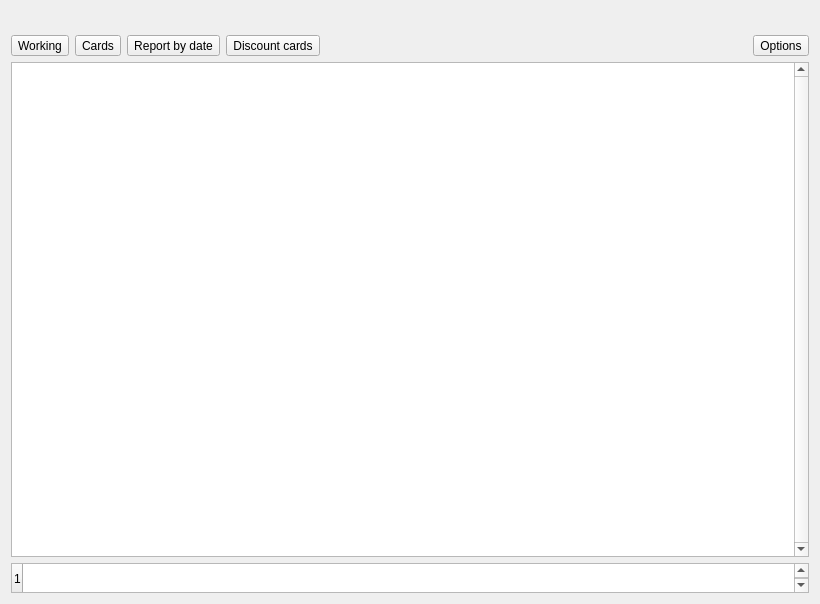
<?xml version="1.0" encoding="UTF-8"?>
<ui version="4.0">
 <class>MainDialog</class>
 <widget class="QDialog" name="MainDialog">
  <property name="geometry">
   <rect>
    <x>0</x>
    <y>0</y>
    <width>820</width>
    <height>604</height>
   </rect>
  </property>
  <property name="windowTitle">
   <string>Bonus system</string>
  </property>
  <layout class="QVBoxLayout" name="verticalLayout">
   <item>
    <widget class="QLabel" name="lbSlogan">
     <property name="font">
      <font>
       <pointsize>12</pointsize>
       <weight>75</weight>
       <bold>true</bold>
      </font>
     </property>
     <property name="text">
      <string/>
     </property>
     <property name="alignment">
      <set>Qt::AlignCenter</set>
     </property>
    </widget>
   </item>
   <item>
    <widget class="QWidget" name="widget" native="true">
     <layout class="QHBoxLayout" name="horizontalLayout">
      <property name="leftMargin">
       <number>0</number>
      </property>
      <property name="topMargin">
       <number>0</number>
      </property>
      <property name="rightMargin">
       <number>0</number>
      </property>
      <property name="bottomMargin">
       <number>0</number>
      </property>
      <item>
       <widget class="QToolButton" name="btnWorking">
        <property name="text">
         <string>Working</string>
        </property>
        <property name="icon">
         <iconset resource="res.qrc">
          <normaloff>:/res/notepad.png</normaloff>:/res/notepad.png</iconset>
        </property>
        <property name="iconSize">
         <size>
          <width>32</width>
          <height>32</height>
         </size>
        </property>
        <property name="toolButtonStyle">
         <enum>Qt::ToolButtonTextUnderIcon</enum>
        </property>
       </widget>
      </item>
      <item>
       <widget class="QToolButton" name="btnCards">
        <property name="text">
         <string>Cards</string>
        </property>
        <property name="icon">
         <iconset resource="res.qrc">
          <normaloff>:/res/card.png</normaloff>:/res/card.png</iconset>
        </property>
        <property name="iconSize">
         <size>
          <width>32</width>
          <height>32</height>
         </size>
        </property>
        <property name="toolButtonStyle">
         <enum>Qt::ToolButtonTextUnderIcon</enum>
        </property>
       </widget>
      </item>
      <item>
       <widget class="QToolButton" name="btnReportByDate">
        <property name="text">
         <string>Report by date</string>
        </property>
        <property name="icon">
         <iconset resource="res.qrc">
          <normaloff>:/res/calendar.png</normaloff>:/res/calendar.png</iconset>
        </property>
        <property name="iconSize">
         <size>
          <width>32</width>
          <height>32</height>
         </size>
        </property>
        <property name="toolButtonStyle">
         <enum>Qt::ToolButtonTextUnderIcon</enum>
        </property>
       </widget>
      </item>
      <item>
       <widget class="QToolButton" name="btnDiscountCards">
        <property name="text">
         <string>Discount cards</string>
        </property>
        <property name="icon">
         <iconset resource="res.qrc">
          <normaloff>:/res/discount.png</normaloff>:/res/discount.png</iconset>
        </property>
        <property name="iconSize">
         <size>
          <width>32</width>
          <height>32</height>
         </size>
        </property>
        <property name="toolButtonStyle">
         <enum>Qt::ToolButtonTextUnderIcon</enum>
        </property>
       </widget>
      </item>
      <item>
       <spacer name="horizontalSpacer">
        <property name="orientation">
         <enum>Qt::Horizontal</enum>
        </property>
        <property name="sizeHint" stdset="0">
         <size>
          <width>546</width>
          <height>20</height>
         </size>
        </property>
       </spacer>
      </item>
      <item>
       <widget class="QToolButton" name="btnConfig">
        <property name="text">
         <string>Options</string>
        </property>
        <property name="icon">
         <iconset resource="res.qrc">
          <normaloff>:/res/configure.png</normaloff>:/res/configure.png</iconset>
        </property>
        <property name="iconSize">
         <size>
          <width>32</width>
          <height>32</height>
         </size>
        </property>
        <property name="toolButtonStyle">
         <enum>Qt::ToolButtonTextUnderIcon</enum>
        </property>
       </widget>
      </item>
     </layout>
    </widget>
   </item>
   <item>
    <widget class="C5TableWidget" name="tbl">
     <property name="contextMenuPolicy">
      <enum>Qt::CustomContextMenu</enum>
     </property>
     <property name="verticalScrollBarPolicy">
      <enum>Qt::ScrollBarAlwaysOn</enum>
     </property>
     <property name="editTriggers">
      <set>QAbstractItemView::NoEditTriggers</set>
     </property>
     <property name="selectionMode">
      <enum>QAbstractItemView::SingleSelection</enum>
     </property>
     <property name="selectionBehavior">
      <enum>QAbstractItemView::SelectRows</enum>
     </property>
    </widget>
   </item>
   <item>
    <widget class="C5TableWidget" name="tblTotal">
     <property name="maximumSize">
      <size>
       <width>16777215</width>
       <height>30</height>
      </size>
     </property>
     <property name="verticalScrollBarPolicy">
      <enum>Qt::ScrollBarAlwaysOn</enum>
     </property>
     <property name="horizontalScrollBarPolicy">
      <enum>Qt::ScrollBarAlwaysOff</enum>
     </property>
     <property name="editTriggers">
      <set>QAbstractItemView::NoEditTriggers</set>
     </property>
     <property name="selectionMode">
      <enum>QAbstractItemView::NoSelection</enum>
     </property>
     <property name="rowCount">
      <number>1</number>
     </property>
     <attribute name="horizontalHeaderVisible">
      <bool>false</bool>
     </attribute>
     <row/>
    </widget>
   </item>
  </layout>
 </widget>
 <layoutdefault spacing="6" margin="11"/>
 <customwidgets>
  <customwidget>
   <class>C5TableWidget</class>
   <extends>QTableWidget</extends>
   <header location="global">c5tablewidget.h</header>
  </customwidget>
 </customwidgets>
 <resources>
  <include location="res.qrc"/>
 </resources>
 <connections/>
</ui>
